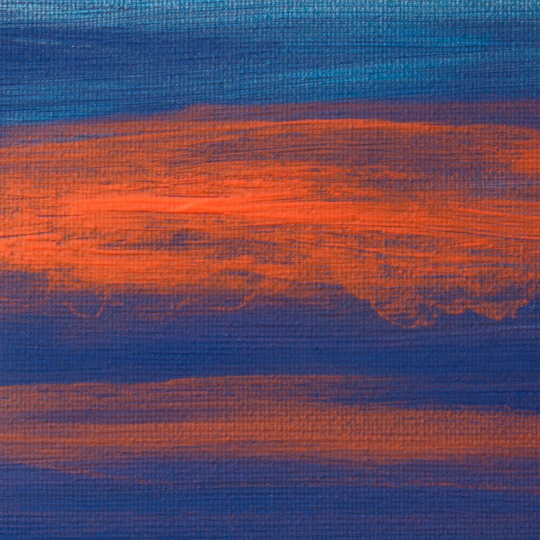
#> input picture img/background.jpg, 1080 x 1080 px, found by its file name (shown at 1/2 size)
$ python images.py
#> lines starting #> are read from the running program, lines starting #| are printed output that depends on the picture
#!/usr/bin/python3

from PIL import Image, ImageFont, ImageDraw
import sys

WIDTH = 1080
HEIGHT = 1080

def createImage(width, height, color):
    image = Image.new('RGB', (width, height), color)
    return image

# Carrega uma imagem
def loadImage(directory):
#> called with directory = 'img/background.jpg'
    try:
        image = Image.open(directory).convert("RGBA")

    except IOError:
        print("loadImage: Unable to load image")
        sys.exit(1)

    image = resizeImage(image, WIDTH, HEIGHT)
    return image

# Redimensiona a imagem
def resizeImage(image, width, height):
    resized_image = image.resize((width, height))
    return resized_image

# center image
def imageToImage(position, image, background):
    img_w, img_h = image.size
    bg_w, bg_h = background.size
    offset = getPositionFeed(position, bg_w, bg_h, img_w, img_h)
    background.paste(image, offset, image)
    return background

# Adiciona texto à imagem
def textToImage(position, image, text, size, color, font):
#> called with position = 'center', text = 'COMPILADORES', size = 120, color = 'white', font = 'Montserrat-Bold'
    img_w, img_h = image.size
#> img_w = 1080; img_h = 1080
    font = ImageFont.truetype('src/fonts/Montserrat/{}.ttf'.format(font), size=size)
    w,h = font.getsize(text)
    draw = ImageDraw.Draw(image)
    draw.text(getPositionFeed(position, img_w, img_h, w, h), text, font=font, fill=color)
    return image

# Abre a imagem na aplicação padrão do sistema
def showImage(image):
    image.show()

# Salva a imagem na pasta img
def saveImage(image, name):
    image.save('saves/' + name + '.png', 'PNG')

# Funções que retornam posicionamento de imagem
def getPositionFeed(mode, img_w, img_h, width, height):
    if (mode == 'top-left'):
        return (44, 44)
    elif (mode == 'top-center'):
        return (((img_w-width)//2), 44)
    elif (mode == 'top-right'):
        return (((img_w-width)-44), 44)
    elif (mode == 'center-left'):
        return (44, (img_h-height)//2)
    elif (mode == 'center'):
        return (((img_w-width)//2), (img_h-height)//2)
    elif (mode == 'center-right'):
        return (((img_w-width)-44), (img_h-height)//2)
    elif (mode == 'bottom-left'):
        return (44, (img_h-height)-44)
    elif (mode == 'bottom-center'):
        return (((img_w-width)//2), (img_h-height)-44)
    elif (mode == 'bottom-right'):
        return (((img_w-width)-44), (img_h-height)-44)
    else:
        return ((img_w-width)//2, (img_h-height)//2)

# Código teste
if __name__ == "__main__":
    # feed = createImage(WIDTH, FEED_HEIGHT, '#406040')
    feed = loadImage('img/background.jpg')
    # logo = loadImage('img/logo.png')
    # logo = resizeImage(logo, 96, 96) # TODO: aspect-ratio && transparency
    # feed = imageToImage('bottom-center', logo, feed)
    feed = textToImage('center', feed, 'COMPILADORES', 120, 'white', 'Montserrat-Bold')
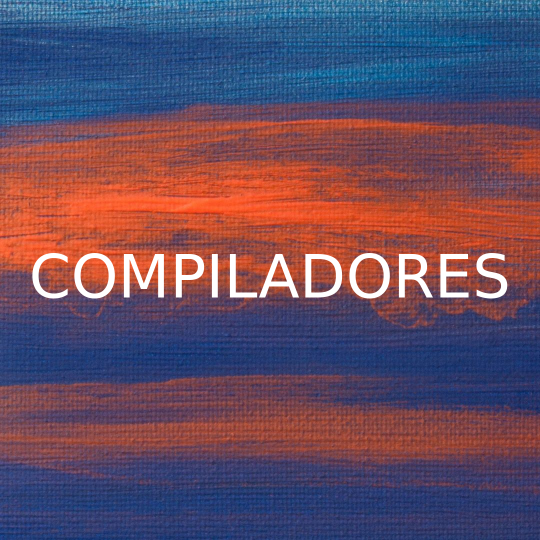
#> feed: PIL image 1080x1080 RGBA (shown at 1/2 size); mean R, G, B, A 101.3, 77, 98.6, 255
    saveImage(feed, 'feed')
    # feed = resizeImage(feed, 512, 512)
    showImage(feed)
